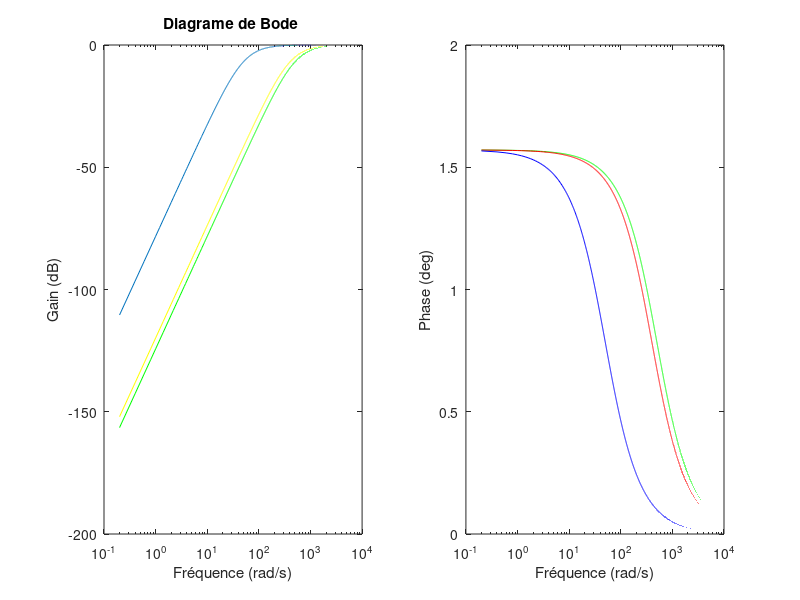

This chart was generated by the following MATLAB code: (Note: this script raises an error after producing the figure.)
clear all 
close all 
clc


%%

% Definition des variables et de signal

te = 0.0001 ;
fe = 1/te ;
t = 0:te:5-te ;
N = length(t);
f = (0:N-1)*(fe/N);
fshift = (-N/2:N/2-1)*(fe/N);


% Definition de la fonction xt
xt = sin(2*pi*500*t)+ sin(2*pi*400*t)+ sin(2*pi* 50*t) ;
subplot(121)
plot(t,xt);
title('La représentation du signal dans le domaine temporel  ')

tansf = fft(xt);
subplot(122)
plot(fshift,fftshift(abs(tansf)/N)*2)
title('La représentation de son Spectre ')


%%
% la fonction de transmmitance
fc1 = 500 ; 
fc2 = 400 ;
fc3 = 50;

K = 1 ; 
H1 = (K*1j*f/fc1)./(1+1j*f/fc1) ;
H2 = (K*1j*f/fc2)./(1+1j*f/fc2) ; 
H3 =(K*1j*f/fc3)./(1+1j*f/fc3) ;


G1 = 20*log(abs(H1));
G2 = 20*log(abs(H2));
G3 = 20*log(abs(H3));


phi1 = angle(H1);
phi2 = angle(H2); 
phi3 = angle(H3);

subplot(121)
semilogx(f,G1 , 'g',f,G2,'y' , f,G3)
ylabel('Gain (dB)')
xlabel('Fréquence (rad/s)')
 
title('Diagrame de Bode ')
subplot(122)
semilogx(f,phi1, 'g',f,phi2,'r',f,phi3,'b')
 ylabel('Phase (deg)') 
 xlabel('Fréquence (rad/s)')
 


%%

%
yt1 = tansf.*H1
inver1=ifft(yt1,'symmetric');

yt2 = tansf.*H2
inver2=ifft(yt2,'symmetric');

yt3 = tansf.*H3
inver3=ifft(yt3,'symmetric');

%la représentation du signal dans le domaine fréquenciel aprés le fitrage 
 subplot(131)
 plot(fshift,fftshift(abs(fft(inver1))/N)*2);
 title(' le signal filtré avec fc=500')

 subplot(132)
 plot(fshift,fftshift(abs(fft(inver2))/N)*2);
title(' le signal filtré avec fc=400')

 subplot(133)
 plot(fshift,fftshift(abs(fft(inver3))/N)*2);
title(' le signal filtré avec fc=50')

 
%Aprés cette présentation on peut dire que la fréquence fc=50 est la plus
%optimal ; car on a diménué  la composante à 50 hz sans perdre beaucoup
%d'information Util





